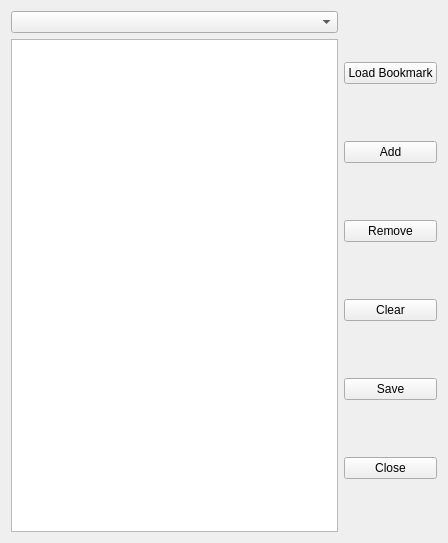
<?xml version="1.0" encoding="UTF-8"?>
<ui version="4.0">
 <class>BookmarkManagerDialog</class>
 <widget class="QDialog" name="BookmarkManagerDialog">
  <property name="geometry">
   <rect>
    <x>0</x>
    <y>0</y>
    <width>448</width>
    <height>543</height>
   </rect>
  </property>
  <property name="windowTitle">
   <string>Bookmark Manager</string>
  </property>
  <layout class="QHBoxLayout" name="horizontalLayout">
   <item>
    <layout class="QVBoxLayout" name="verticalLayout_2">
     <item>
      <widget class="QComboBox" name="scriptSelectComboBox"/>
     </item>
     <item>
      <widget class="QTableView" name="bookmarkTableView">
       <property name="alternatingRowColors">
        <bool>true</bool>
       </property>
       <property name="selectionMode">
        <enum>QAbstractItemView::SingleSelection</enum>
       </property>
       <property name="selectionBehavior">
        <enum>QAbstractItemView::SelectRows</enum>
       </property>
      </widget>
     </item>
    </layout>
   </item>
   <item>
    <layout class="QVBoxLayout" name="verticalLayout">
     <property name="sizeConstraint">
      <enum>QLayout::SetFixedSize</enum>
     </property>
     <item>
      <widget class="QPushButton" name="loadButton">
       <property name="text">
        <string>Load Bookmark</string>
       </property>
       <property name="autoDefault">
        <bool>false</bool>
       </property>
      </widget>
     </item>
     <item>
      <widget class="QPushButton" name="addButton">
       <property name="text">
        <string>Add</string>
       </property>
       <property name="autoDefault">
        <bool>false</bool>
       </property>
      </widget>
     </item>
     <item>
      <widget class="QPushButton" name="removeButton">
       <property name="text">
        <string>Remove</string>
       </property>
       <property name="autoDefault">
        <bool>false</bool>
       </property>
      </widget>
     </item>
     <item>
      <widget class="QPushButton" name="clearButton">
       <property name="text">
        <string>Clear</string>
       </property>
       <property name="autoDefault">
        <bool>false</bool>
       </property>
      </widget>
     </item>
     <item>
      <widget class="QPushButton" name="saveButton">
       <property name="text">
        <string>Save</string>
       </property>
       <property name="autoDefault">
        <bool>false</bool>
       </property>
      </widget>
     </item>
     <item>
      <widget class="QPushButton" name="closeButton">
       <property name="text">
        <string>Close</string>
       </property>
       <property name="autoDefault">
        <bool>false</bool>
       </property>
      </widget>
     </item>
    </layout>
   </item>
  </layout>
 </widget>
 <resources/>
 <connections/>
</ui>
